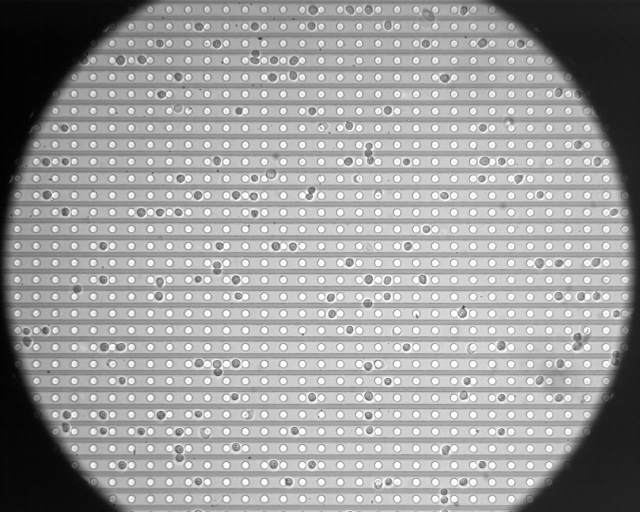
%> input picture data/sample_dataset/IMG_1.jpg, 1280 x 1024 px (shown at 1/2 size); its folder holds 3 pictures in this run
$ octave run_cell_tracking.m   (GNU Octave 9; MATLAB toolbox functions it lacks are replaced by stand-ins)
%> lines starting %> are read from the running program, lines starting %| are printed output that depends on the picture; in (x1, y1, x2, y2) boxes, pixels count from 0 and x2, y2 are one past the last pixel; in counts of white or black regions, pixels touching at a corner belong together; the program's own positions count from 1; pictures that were not available may be replaced by others from this repository, and a replacement may not be noted
### matlab/make_objs_file.m
function [total_cell_objs, make_objs_time] = make_objs_file(txt_path, save_m_path, save_name)
%> called with save_name = 'test_1'
%MAKE_OBJS_FILE Build per-frame object arrays from detection txt files.
%
% Input
%   txt_path     : directory containing detection result txt files
%                  (e.g., IMG_0.txt, IMG_1.txt, ...)
%   save_m_path  : directory to save .mat file
%   save_name    : base name for saved file
%
% Output
%   total_cell_objs : cell array, one cell per frame
%   make_objs_time  : elapsed processing time (sec)
%
% Each frame object array has the following rows:
%   1 : x coordinate
%   2 : y coordinate
%   3 : status flag (initialized as 1)
%   4 : local object index
%   5 : frame index
%   6 : reserved value (initialized as 0)
%   7 : estimated radius = (w + h) / 4

    txt_files = dir(fullfile(txt_path, '*.txt'));
    frame_num = length(txt_files);

    final_objs = cell(frame_num, 1);

    tic;

    for i = 1:frame_num
        txt_file = fullfile(txt_path, sprintf('IMG_%d.txt', i - 1));

        if ~isfile(txt_file)
            warning('Detection file not found: %s', txt_file);
            final_objs{i} = [];
            continue;
        end

        data = load(txt_file);

        if isempty(data)
            final_objs{i} = [];
            fprintf('Frame %d: empty detection file\n', i);
            continue;
        end

        % [5 lines of commented-out code are left out]
        xmin = data(:, 1);
        ymin = data(:, 2);
        w = data(:, 3);
        h = data(:, 4);

        rad = (w + h) / 4;

        num_objects = size(data, 1);
        status_flag = ones(1, num_objects);
        object_index = 1:num_objects;
        frame_index = i * ones(1, num_objects);
        reserved = zeros(1, num_objects);

        frame_objs = [
            xmin';
            ymin';
            status_flag;
            object_index;
            frame_index;
            reserved;
            rad'
        ];

        final_objs{i} = frame_objs;

        fprintf('Processed frame %d / %d\n', i, frame_num);
    end

    total_cell_objs = final_objs;
    make_objs_time = toc;

    save_file = fullfile(save_m_path, sprintf('%s_total_objs.mat', save_name));
    save(save_file, 'total_cell_objs');
end

### matlab/first_frame.m
function [fast_moving_frame, threshold_value] = first_frame( ...
    total_cell_objs, img_path, first_frame_idx, save_m_path, save_name)
%> called with img_path = 'matlab/../data/test_1', first_frame_idx = 2, save_name = 'test_1'
%FIRST_FRAME Estimate fast-moving frames from the first tracked cell set.
%
% Input
%   total_cell_objs   : cell array containing per-frame object information
%   img_path          : directory of image sequence
%   first_frame_idx   : first frame index used in tracking
%   save_m_path       : path to save output plot
%   save_name         : base name for saved figure
%
% Output
%   fast_moving_frame : indices of fast-moving frames
%   threshold_value   : adaptive threshold used for peak selection
%
% Description
%   This function:
%   1) reads the first frame image,
%   2) builds a valid image mask,
%   3) estimates motion between adjacent frames,
%   4) detects peaks from the motion curve,
%   5) returns fast-moving frame indices.

    base_threshold_ratio = 0.4;

    %% =========================
    % Load first frame and generate valid mask
    % ==========================
    first_image_path = fullfile(img_path, sprintf('IMG_%d.jpg', first_frame_idx - 1));
    img = imread(first_image_path);
%> img is the input picture: size 1024x1280 uint8; min 0, max 255, mean 155.7

    bw = imbinarize(img);
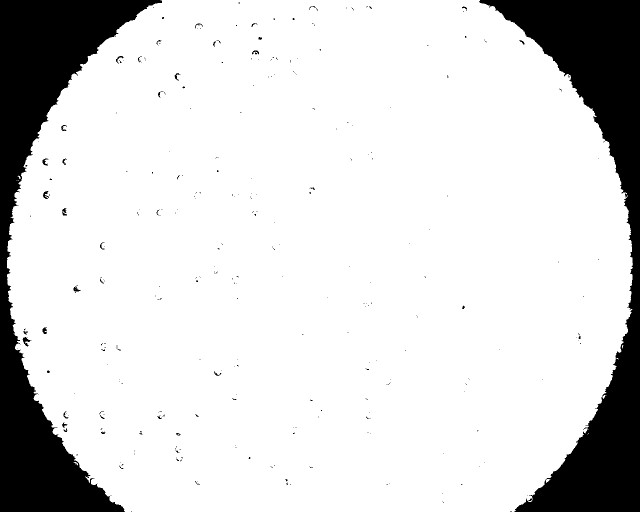
%> bw: size 1024x1280 logical (shown at 1/2 size); 84.7% white; 316 black regions (276 under 20 px), largest, box (x1, y1, x2, y2) and area: (0, 0, 324, 1024) 99184, (958, 0, 1280, 1024) 98983, (45, 674, 63, 693) 139
    bw = imfill(bw, 'holes');
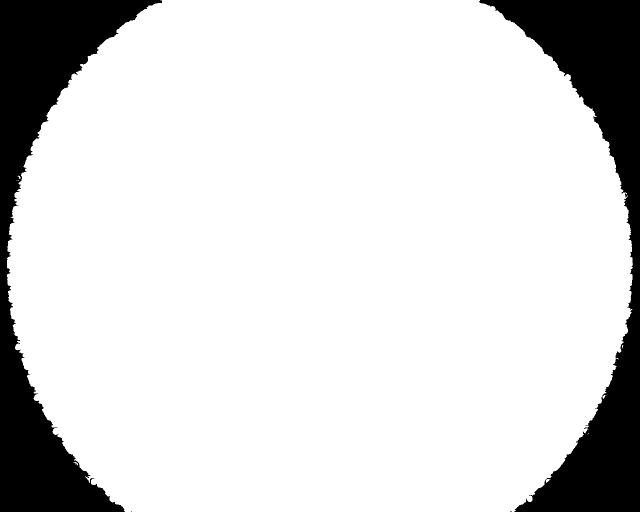
%> bw: size 1024x1280 logical (shown at 1/2 size); 84.9% white; 4 black regions (2 under 20 px), largest, box (x1, y1, x2, y2) and area: (0, 0, 324, 1024) 99177, (958, 0, 1280, 1024) 98972

    se = strel('disk', 50);
    opened_bw = imopen(bw, se);
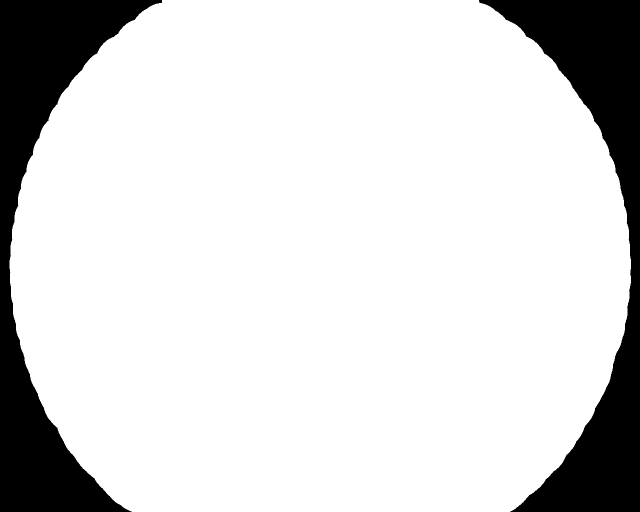
%> opened_bw: size 1024x1280 logical (shown at 1/2 size); 84.3% white; 2 black regions, box (x1, y1, x2, y2) and area: (0, 0, 324, 1024) 103505, (958, 0, 1280, 1024) 101867

    valid_mask = ones(size(img));
    valid_mask(1:10, :) = 0;
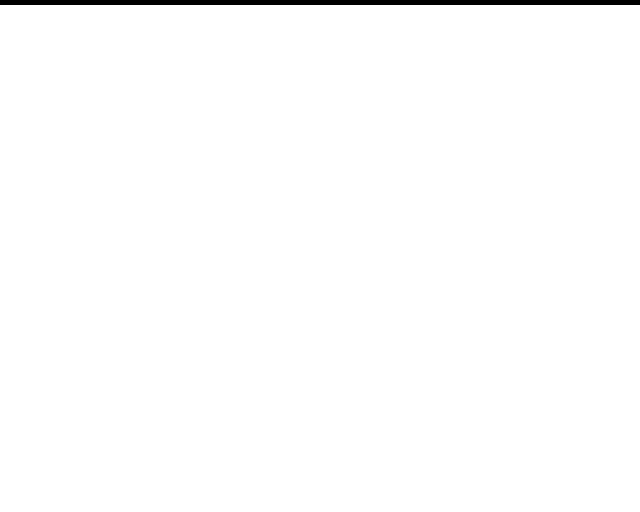
%> valid_mask: size 1024x1280 double (shown at 1/2 size); values 0 (black) and 1 (white), 99% white; 1 black region, box (x1, y1, x2, y2) and area: (0, 0, 1280, 10) 12800
    valid_mask(1014:1024, :) = 0;
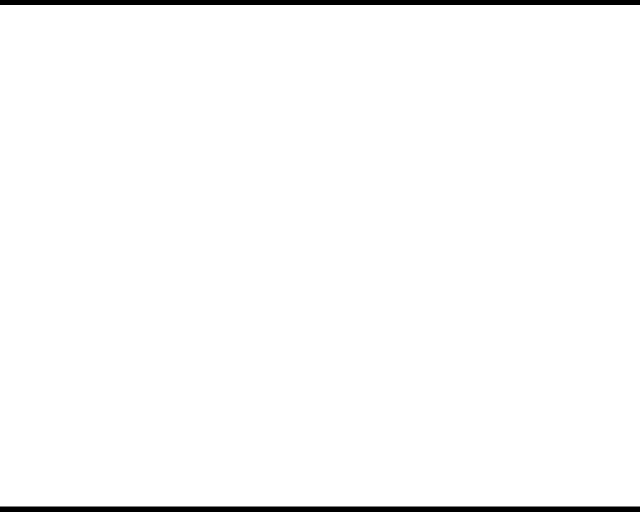
%> valid_mask: size 1024x1280 double (shown at 1/2 size); values 0 (black) and 1 (white), 97.9% white; 2 black regions, box (x1, y1, x2, y2) and area: (0, 1013, 1280, 1024) 14080, (0, 0, 1280, 10) 12800
    valid_mask = valid_mask .* opened_bw;
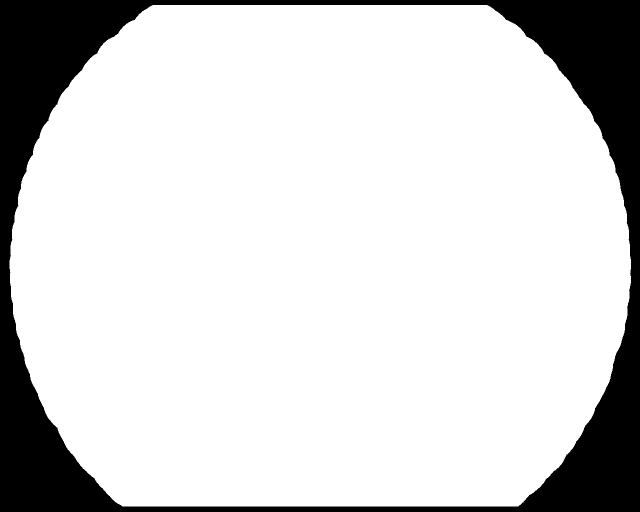
%> valid_mask: size 1024x1280 double (shown at 1/2 size); values 0 (black) and 1 (white), 83.2% white; 1 black region, box (x1, y1, x2, y2) and area: (0, 0, 1280, 1024) 220331

    %% =========================
    % Initialization
    % ==========================
    frame_indices = 1:length(total_cell_objs);
    num_frames = length(frame_indices);

    matched_tracks = {};
    motion_values = [];

    find_next = 10;
    roi_threshold = 20; %#ok<NASGU>  % kept for compatibility / future tuning

    tic;

    %% =========================
    % Track each cell from the first frame
    % ==========================
%> the run ends on the next line
    num_cells_first_frame = size(total_cell_objs{1,1}, 2);

    for q = 1:num_cells_first_frame
        matched_objs = {};
        matched_objs{1} = total_cell_objs{1,1}(:, q);
        matched_objs{1}(6, :) = matched_objs{1}(4, :);

        for k = 1:num_frames - 1
            cur_obj = matched_objs{k, 1};
            next_candidates = total_cell_objs{k + 1, 1};

            if isempty(cur_obj) || isempty(next_candidates)
                break;
            end

            cur_xy = cur_obj(1:2, :)';

            % Stop if current point is outside valid mask
            x_cur = round(cur_xy(1,1));
            y_cur = round(cur_xy(1,2));

            if y_cur < 1 || y_cur > size(valid_mask,1) || x_cur < 1 || x_cur > size(valid_mask,2)
                break;
            end

            if valid_mask(y_cur, x_cur) == 0
                break;
            end

            %% -------------------------
            % Find nearest object in next frame
            % --------------------------
            pcur = cur_obj(1:2, :);
            pnex = next_candidates(1:2, :);

            aa = sum(pnex .* pnex, 1);
            bb = sum(pcur .* pcur, 1);
            d = sqrt(abs(aa(ones(size(bb,2),1), :)' + bb(ones(size(aa,2),1), :) - 2 * pnex' * pcur));

            min_dist = min(d, [], 1);
            nearest_obj = next_candidates(:, d == min(d, [], 1));

            if size(nearest_obj, 2) > 1
                nearest_obj = nearest_obj(:, 1);
            end

            candidate_obj = nearest_obj;
            connection_dist = min_dist;

            %% -------------------------
            % Estimate average motion between current and next frame
            % --------------------------
            current_frame_objs = total_cell_objs{k,1}(1:2,:);
            next_frame_objs = total_cell_objs{k+1,1}(1:2,:);

            aa1 = sum(next_frame_objs .* next_frame_objs, 1);
            bb1 = sum(current_frame_objs .* current_frame_objs, 1);
            d1 = sqrt(abs(aa1(ones(size(bb1,2),1), :)' + bb1(ones(size(aa1,2),1), :) - 2 * next_frame_objs' * current_frame_objs));

            moving_pixel = min(d1, [], 1);
            moving_pixel = mean(moving_pixel(1, :));

            rad_mean = 9.5;

            if moving_pixel > rad_mean
                moving_pixel = 0;
            end

            motion_values = [motion_values; moving_pixel]; %#ok<AGROW>

            if moving_pixel > 0.25
                cc = 0.8;
            else
                cc = 0.6;
            end

            if connection_dist > (rad_mean / 1.2) * cc
                candidate_obj = cur_obj(:,1);
                connection_dist = 0;
            end

            %% -------------------------
            % Compute IoU-like overlap using radius
            % --------------------------
            [iou_value, overlap_ok] = compute_circle_box_iou(cur_obj, candidate_obj);

            if overlap_ok && iou_value >= 0.45
                candidate_obj(5,1) = k + 1;
                candidate_obj(6,1) = cur_obj(6,1);
                matched_objs{k + 1,1} = candidate_obj;

            else
                %% -------------------------
                % Search forward within ROI
                % --------------------------
                if connection_dist >= moving_pixel
                    search_radius = rad_mean;
                else
                    search_radius = round(cur_obj(7,:) / 2);
                end

                cur_xy_col = cur_xy';
                x_range = (cur_xy_col(1,:) - search_radius):(cur_xy_col(1,:) + search_radius);
                y_range = (cur_xy_col(2,:) - search_radius):(cur_xy_col(2,:) + search_radius);

                roi_candidates = {};
                existence = [];
                z = 0;

                search_end = min(k + find_next, num_frames);

                for j = k+1:search_end
                    z = z + 1;
                    future_objs = total_cell_objs{j,1};

                    if isempty(future_objs)
                        roi_candidates{z} = []; %#ok<AGROW>
                        existence = [existence, 0]; %#ok<AGROW>
                        continue;
                    end

                    future_xy = future_objs(1:2,:);

                    roi_idx = ...
                        (min(x_range) < future_xy(1,:)) & (future_xy(1,:) < max(x_range)) & ...
                        (min(y_range) < future_xy(2,:)) & (future_xy(2,:) < max(y_range));

                    num_roi = sum(roi_idx);

                    if num_roi > 1
                        pcur_roi = cur_xy_col;
                        pnex_roi = future_objs(1:2, roi_idx == 1);
                        pt_roi = future_objs(:, roi_idx == 1);

                        aa_roi = sum(pnex_roi .* pnex_roi, 1);
                        bb_roi = sum(pcur_roi .* pcur_roi, 1);
                        d_roi = sqrt(abs(aa_roi(ones(size(bb_roi,2),1), :)' + bb_roi(ones(size(aa_roi,2),1), :) - 2 * pnex_roi' * pcur_roi))';

                        nearest_roi = pt_roi(:, d_roi == min(d_roi));
                        if size(nearest_roi, 2) > 1
                            nearest_roi = nearest_roi(:,1);
                        end
                        roi_candidates{z} = nearest_roi;

                    elseif num_roi == 1
                        roi_candidates{z} = future_objs(:, roi_idx);

                    else
                        roi_candidates{z} = [];
                    end

                    existence = [existence, num_roi]; %#ok<AGROW>
                end

                %% -------------------------
                % Decide matching object
                % --------------------------
                if sum(existence) > 0
                    valid_idx = find(existence ~= 0);
                    closest_future_idx = min(valid_idx);

                    if closest_future_idx >= 5
                        matched_objs{k + 1,1} = cur_obj;

                    else
                        add_obj = roi_candidates{closest_future_idx};

                        if isempty(add_obj)
                            matched_objs{k + 1,1} = cur_obj;
                        else
                            pcur2 = cur_obj(1:2,:);
                            pnex2 = add_obj(1:2,:);

                            aa2 = sum(pnex2 .* pnex2, 1);
                            bb2 = sum(pcur2 .* pcur2, 1);
                            d2 = sqrt(abs(aa2(ones(size(bb2,2),1), :)' + bb2(ones(size(aa2,2),1), :) - 2 * pnex2' * pcur2));
                            d2 = min(d2, [], 1);

                            if d2 < search_radius
                                add_obj(5,1) = k + 1;
                                add_obj(6,1) = cur_obj(6,1);
                                matched_objs{k + 1,1} = add_obj;
                            else
                                matched_objs{k + 1,1} = cur_obj;
                            end
                        end
                    end
                else
                    carry_obj = cur_obj;
                    carry_obj(5,1) = k + 1;
                    matched_objs{k + 1,1} = carry_obj;
                end
            end
        end

        matched_tracks{1,q} = matched_objs; %#ok<AGROW>

        if length(matched_tracks{1,q}) == num_frames
            break;
        end

        fprintf('Processed first-frame object %d / %d\n', q, num_cells_first_frame);
    end

    %% =========================
    % Find peaks in motion values
    % ==========================
    motion_values = motion_values(:);

    if isempty(motion_values)
        fast_moving_frame = [];
        threshold_value = 0;

        fig = figure('Visible', 'off');
        plot([]);
        title('Moving pixel');
        saveas(fig, fullfile(save_m_path, sprintf('moving_pixel_%s.jpg', save_name)));
        close(fig);
        return;
    end

    [~, prominence_values] = islocalmax(motion_values);
    threshold_value = max(prominence_values) * base_threshold_ratio;
    peak_idx = find(prominence_values > threshold_value);

    if length(peak_idx) > 20
        adjust_flag = true;
        while adjust_flag
            base_threshold_ratio = base_threshold_ratio + 0.05;
            threshold_value = max(prominence_values) * base_threshold_ratio;
            peak_idx = find(prominence_values > threshold_value);

            if length(peak_idx) < 20
                adjust_flag = false;
            end
        end
    end

    fast_moving_frame = peak_idx;

    %% =========================
    % Save motion plot
    % ==========================
    fig = figure('Visible', 'off');
    plot(1:length(motion_values), motion_values, 'b-'); hold on;
    plot(peak_idx, motion_values(peak_idx), 'r*');
    xlabel('Frame index');
    ylabel('Moving pixel');
    title('Moving pixel peaks');
    axis tight;

    saveas(fig, fullfile(save_m_path, sprintf('moving_pixel_%s.jpg', save_name)));
    close(fig);
end


%% =========================================================
% Local function
%% =========================================================
% [50 lines left out: function compute_circle_box_iou, not called in this run]

### matlab/run_cell_tracking.m
clear; close all; clc;

datasets = {'test_1','test_2','test_3'};

for d = 1:length(datasets)

    dataset = datasets{d};
    save_name = dataset;
    repo_root = fileparts(mfilename('fullpath'));   % 현재 파일 위치
    repo_root = fullfile(repo_root, '..');          % matlab 폴더 → root 이동

    img_path = fullfile(repo_root, 'data', dataset);
    txt_path = fullfile(repo_root, 'results', 'detection_result', dataset);
    save_root = fullfile(repo_root, 'results', 'tracking_result', dataset);

    save_files_dir          = fullfile(save_root, 'save_files');
    save_track_dir          = fullfile(save_root, 'save_track');

    mkdir(save_files_dir);
    mkdir(save_track_dir);

    save_m_path   = [save_files_dir filesep];
    save_fig_path = [save_track_dir filesep];

    %% =========================
    % Find frame range
    % ==========================
    image_list = dir(fullfile(img_path, '*.jpg'));
    img_nums = zeros(length(image_list), 1);

    for k = 1:length(image_list)
        file_name = image_list(k).name;
        numbers = regexp(file_name, '\d+', 'match');
        img_nums(k) = str2double(numbers{1});
    end

    first_frame_idx = min(img_nums) + 1;
    last_frame_idx  = max(img_nums) + 1;

    %% =========================
    % Performance initialization
    % ==========================
    tracking_times = [];
    tracking_fps = [];
    cpu_usages = [];
    memory_deltas = [];

    total_start_time = tic;

    initial_memory = memory;
    initial_memory_usage = initial_memory.MemUsedMATLAB;
    initial_cpu = get_cpu_usage();

    %% =========================
    % Step 1. Build object file
    % ==========================
    tracking_start_time = tic;
    [total_cell_objs, make_objs_time] = make_objs_file(txt_path, save_m_path, save_name);

    %% =========================
    % Step 2. Select first frame / moving pixels
    % ==========================
    [fast_moving_frame, threshold_value] = first_frame( ...
%> the run ends on the next line
        total_cell_objs, img_path, first_frame_idx, save_m_path, save_name);
% [100 lines not run here, left out]
function cpu_usage = get_cpu_usage()
    if ispc
        [~, result] = system('wmic cpu get loadpercentage');
        values = regexp(result, '\d+', 'match');
        if isempty(values)
            cpu_usage = 0;
        else
            cpu_usage = str2double(values{1});
        end
    elseif ismac
        [~, result] = system('ps -A -o %cpu | awk ''{sum += $1} END {print sum}''');
        cpu_usage = str2double(strtrim(result));
    elseif isunix
        [~, result] = system('top -bn1 | grep "Cpu(s)" | awk ''{print $2 + $4}''');
        cpu_usage = str2double(strtrim(result));
    else
        cpu_usage = 0;
    end
end
